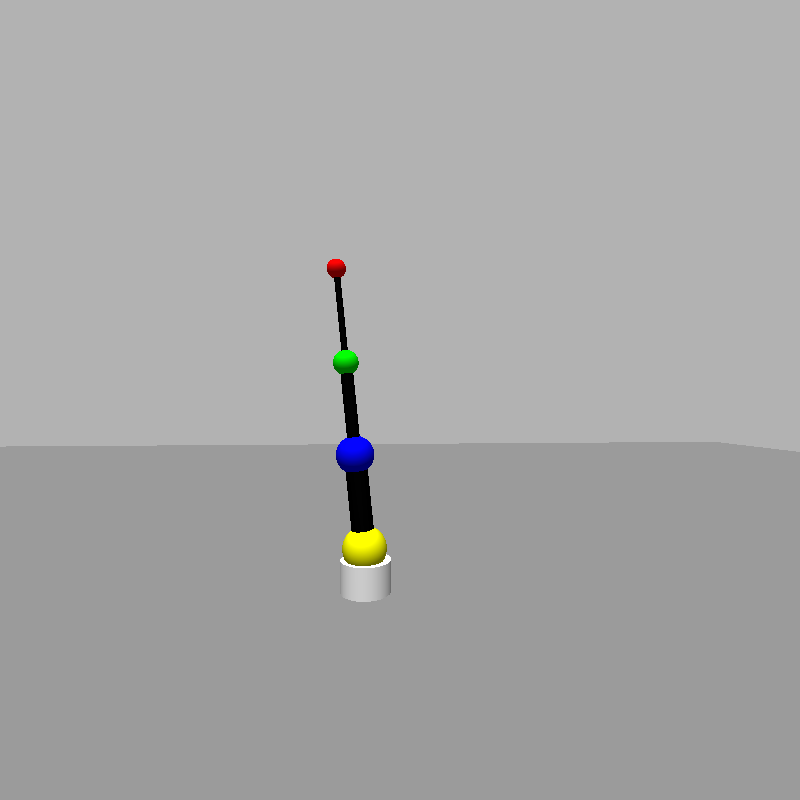
#> input picture Lab 2/catkin_ws/src/ivr_lab/src/image_copy.png, 800 x 800 px
$ python test.py   (older library calls are emulated)
#> lines starting #> are read from the running program, lines starting #| are printed output that depends on the picture; after the words box and inside, x2 and y2 are one past the last pixel; in counts of white or black regions, pixels touching at a corner belong together
import cv2
import numpy as np

img = cv2.imread('image_copy.png',1)
#> img is the input picture: shape (800, 800, 3); mean B, G, R 166.7, 166.9, 166.9

ret,thresh_B = cv2.threshold(img[:,:,0],50,255,cv2.THRESH_BINARY_INV)
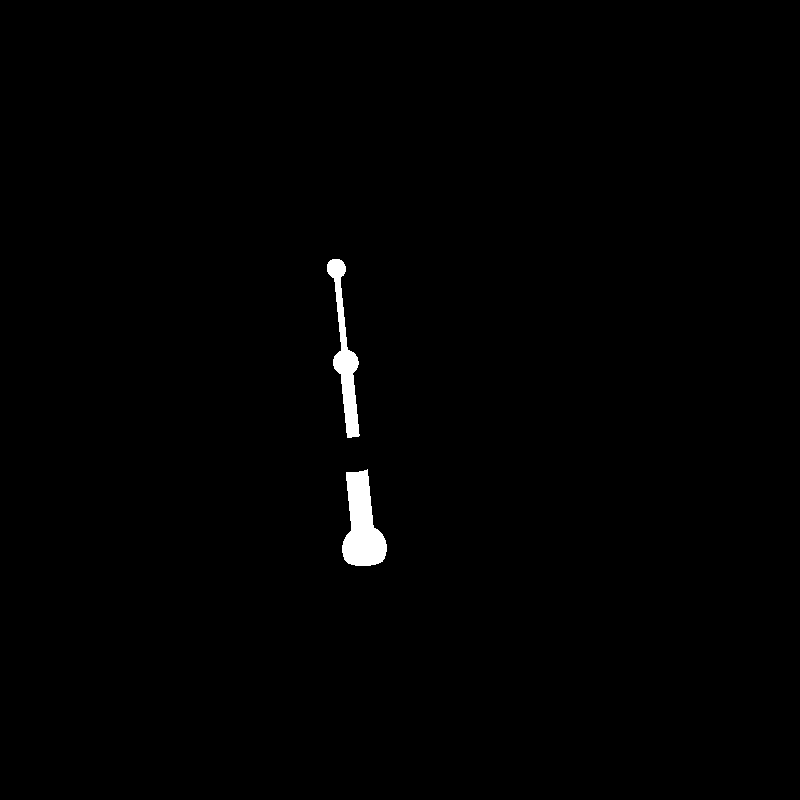
#> thresh_B: shape (800, 800); 0.75% white; 2 white regions, box (x1, y1, x2, y2) and area: (342, 469, 387, 566) 2730, (327, 259, 360, 438) 2091
ret,thresh_G = cv2.threshold(img[:,:,1],50,255,cv2.THRESH_BINARY_INV)
#> thresh_G: shape (800, 800); 0.63% white; 2 white regions, box (x1, y1, x2, y2) and area: (336, 373, 374, 533) 3296, (327, 259, 348, 351) 767
ret,thresh_R = cv2.threshold(img[:,:,2],50,255,cv2.THRESH_BINARY_INV)
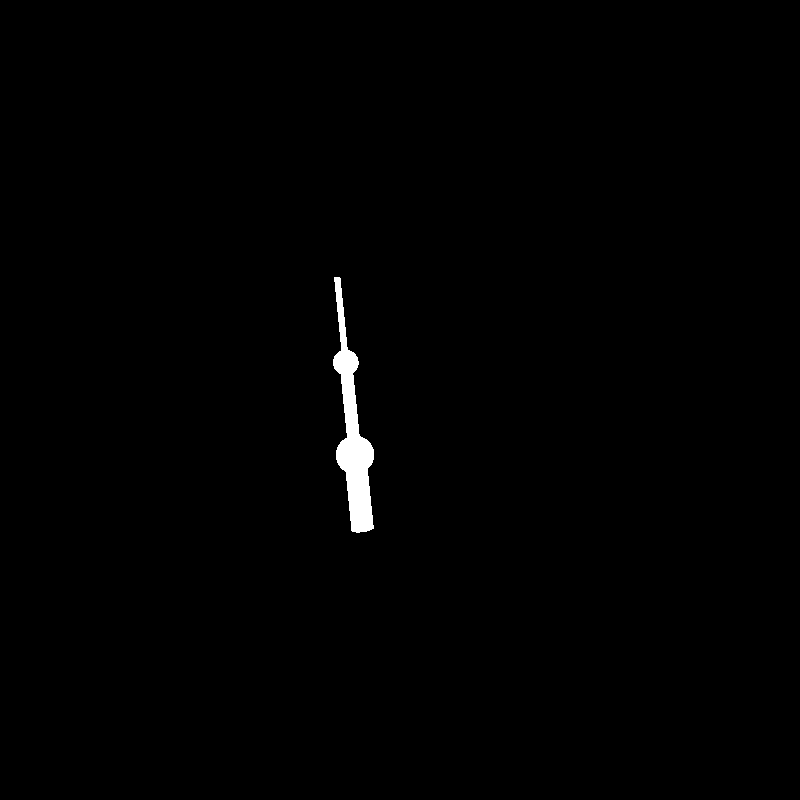
#> thresh_R: shape (800, 800); 0.67% white; 1 white region, box (x1, y1, x2, y2) and area: (333, 277, 374, 533) 4268

thresh_tot = thresh_B*thresh_G*thresh_R
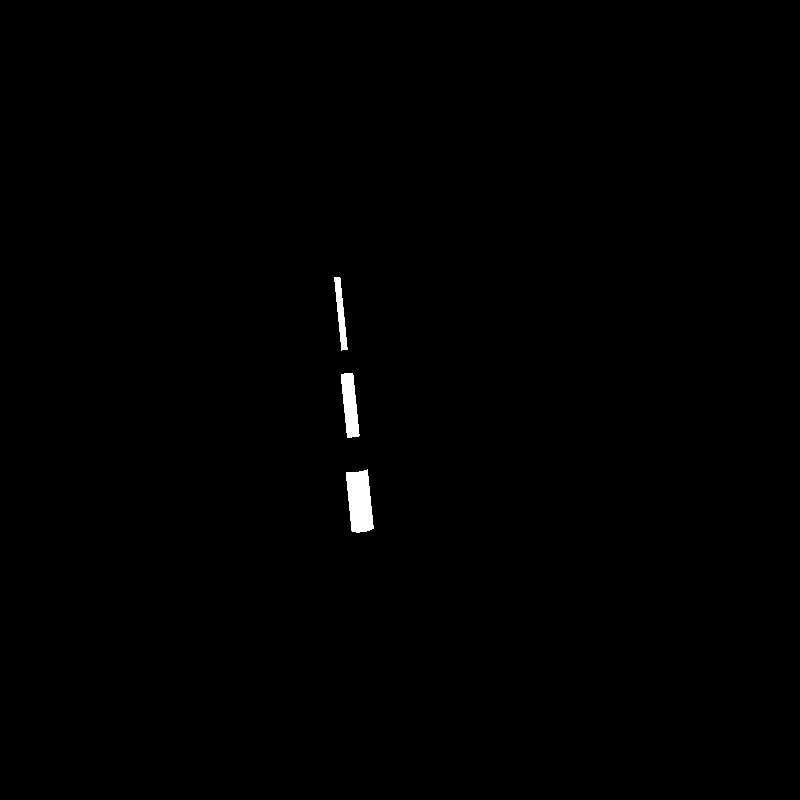
#> thresh_tot: shape (800, 800); 0.42% white; 3 white regions, box (x1, y1, x2, y2) and area: (346, 469, 374, 533) 1357, (341, 373, 360, 438) 826, (334, 277, 348, 351) 474


#___________________________________FIND CIRCLES_______________________________________________
#blue circle
ret,thresh_B = cv2.threshold(img[:,:,0],50,255,cv2.THRESH_BINARY)
ret,thresh_G = cv2.threshold(img[:,:,1],50,255,cv2.THRESH_BINARY_INV)
ret,thresh_R = cv2.threshold(img[:,:,2],50,255,cv2.THRESH_BINARY_INV)

combined_B = thresh_R*thresh_G*thresh_B
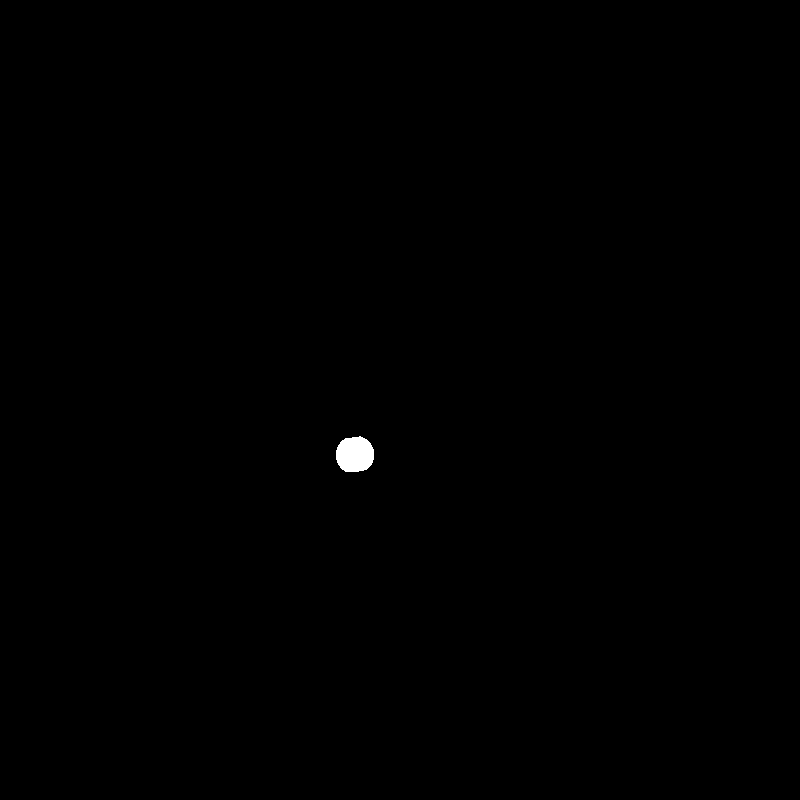
#> combined_B: shape (800, 800); 0.17% white; 1 white region, box (x1, y1, x2, y2) and area: (336, 436, 374, 472) 1113

#yellow circle
ret,thresh_B = cv2.threshold(img[:,:,0],50,255,cv2.THRESH_BINARY_INV)
ret,thresh_G = cv2.threshold(img[:,:,1],50,255,cv2.THRESH_BINARY)
ret,thresh_R = cv2.threshold(img[:,:,2],50,255,cv2.THRESH_BINARY)

combined_Y = thresh_R*thresh_G*thresh_B
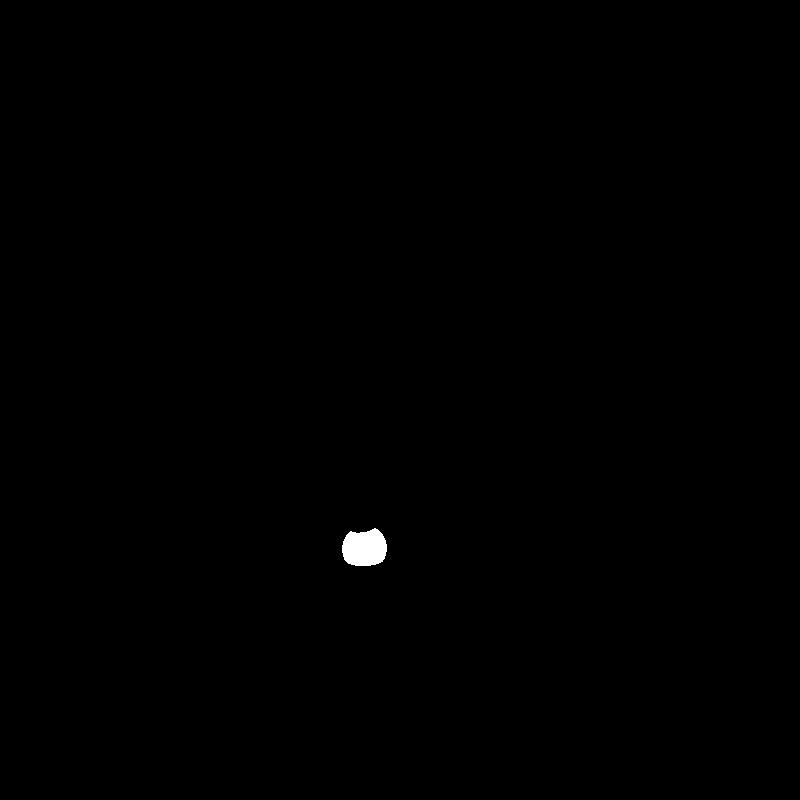
#> combined_Y: shape (800, 800); 0.21% white; 1 white region, box (x1, y1, x2, y2) and area: (342, 528, 387, 566) 1373

#blue circle
ret,thresh_B = cv2.threshold(img[:,:,0],50,255,cv2.THRESH_BINARY_INV)
ret,thresh_G = cv2.threshold(img[:,:,1],50,255,cv2.THRESH_BINARY_INV)
ret,thresh_R = cv2.threshold(img[:,:,2],50,255,cv2.THRESH_BINARY)

combined_R = thresh_R*thresh_G*thresh_B
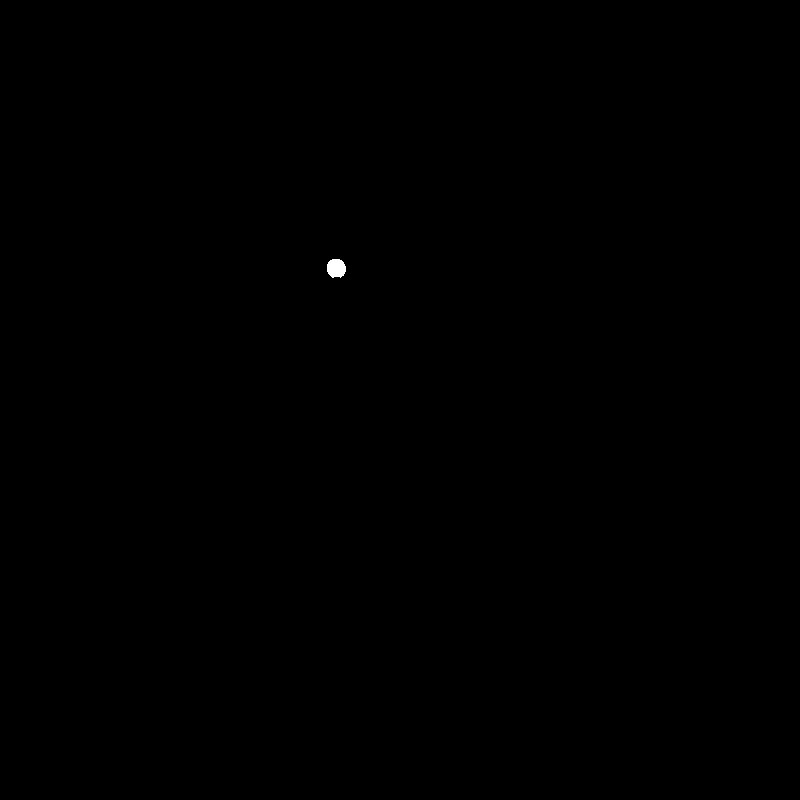
#> combined_R: shape (800, 800); 0.05% white; 1 white region, box (x1, y1, x2, y2) and area: (327, 259, 346, 278) 293

#green circle
ret,thresh_B = cv2.threshold(img[:,:,0],50,255,cv2.THRESH_BINARY_INV)
ret,thresh_G = cv2.threshold(img[:,:,1],50,255,cv2.THRESH_BINARY)
ret,thresh_R = cv2.threshold(img[:,:,2],50,255,cv2.THRESH_BINARY_INV)

combined_G = thresh_R*thresh_G*thresh_B
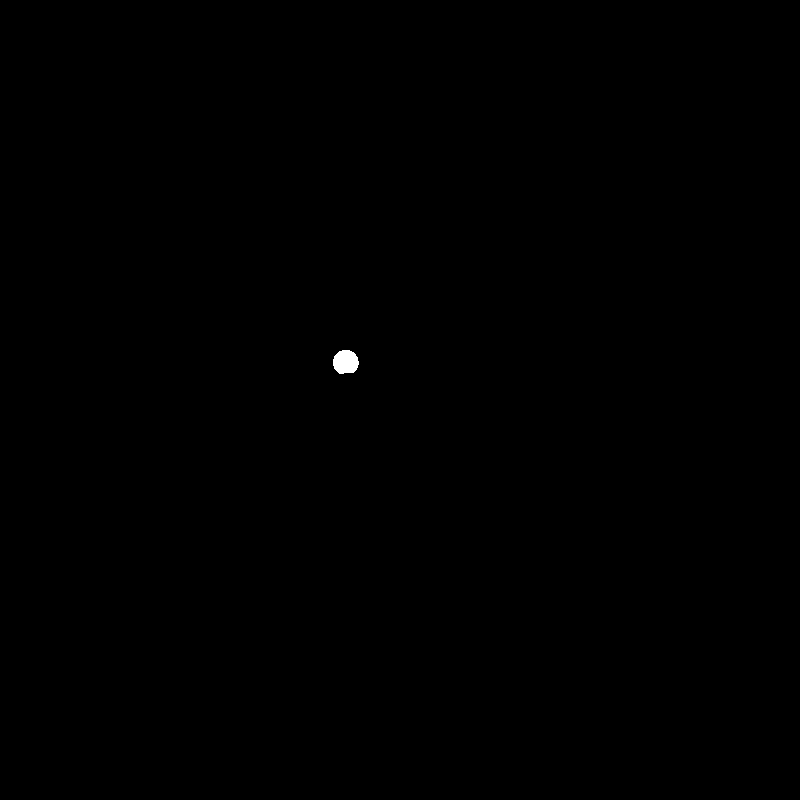
#> combined_G: shape (800, 800); 0.08% white; 1 white region

#moments
centerposition_YBGR = np.zeros([4,2])
#yellow
_,contours,hierarchy = cv2.findContours(combined_Y,1,2)
#> contours = 1 contour; box (x1, y1, x2, y2) and area: (342, 528, 387, 566) 1310
cnt = contours[0]
#> cnt = contour of 61 points, box (x1, y1, x2, y2) (342, 528, 387, 566), area 1310
M = cv2.moments(cnt)
#> M = moments, m00 1309.5, centre m10/m00, m01/m00 = (364.2, 547.7)
centerposition_YBGR[0,0],centerposition_YBGR[0,1] = int(M['m10']/M['m00']),int(M['m01']/M['m00'])

_,contours,hierarchy = cv2.findContours(combined_B,1,2)
#> contours = 1 contour; box (x1, y1, x2, y2) and area: (336, 436, 374, 472) 1058
cnt = contours[0]
#> cnt = contour of 48 points, box (x1, y1, x2, y2) (336, 436, 374, 472), area 1058
M = cv2.moments(cnt)
#> M = moments, m00 1058.5, centre m10/m00, m01/m00 = (354.5, 454.1)
centerposition_YBGR[1,0],centerposition_YBGR[1,1] = int(M['m10']/M['m00']),int(M['m01']/M['m00'])

_,contours,hierarchy = cv2.findContours(combined_G,1,2)
#> contours = 1 contour; box (x1, y1, x2, y2) and area: (333, 350, 359, 374) 462
cnt = contours[0]
#> cnt = contour of 28 points, box (x1, y1, x2, y2) (333, 350, 359, 374), area 462
M = cv2.moments(cnt)
#> M = moments, m00 462, centre m10/m00, m01/m00 = (345.3, 361.6)
centerposition_YBGR[2,0],centerposition_YBGR[2,1] = int(M['m10']/M['m00']),int(M['m01']/M['m00'])

_,contours,hierarchy = cv2.findContours(combined_R,1,2)
#> contours = 1 contour; box (x1, y1, x2, y2) and area: (327, 259, 346, 278) 265
cnt = contours[0]
#> cnt = contour of 28 points, box (x1, y1, x2, y2) (327, 259, 346, 278), area 265
M = cv2.moments(cnt)
#> M = moments, m00 265, centre m10/m00, m01/m00 = (335.8, 267.8)
centerposition_YBGR[3,0],centerposition_YBGR[3,1] = int(M['m10']/M['m00']),int(M['m01']/M['m00'])

#____________________________center of links ______________________

link1 = (centerposition_YBGR[0]+centerposition_YBGR[1])/2
link2 = (centerposition_YBGR[1]+centerposition_YBGR[2])/2
link3 = (centerposition_YBGR[2]+centerposition_YBGR[3])/2

link_center = np.array([link1,link2,link3])


#> (the run stopped early here; a loop or call above may not have finished)
